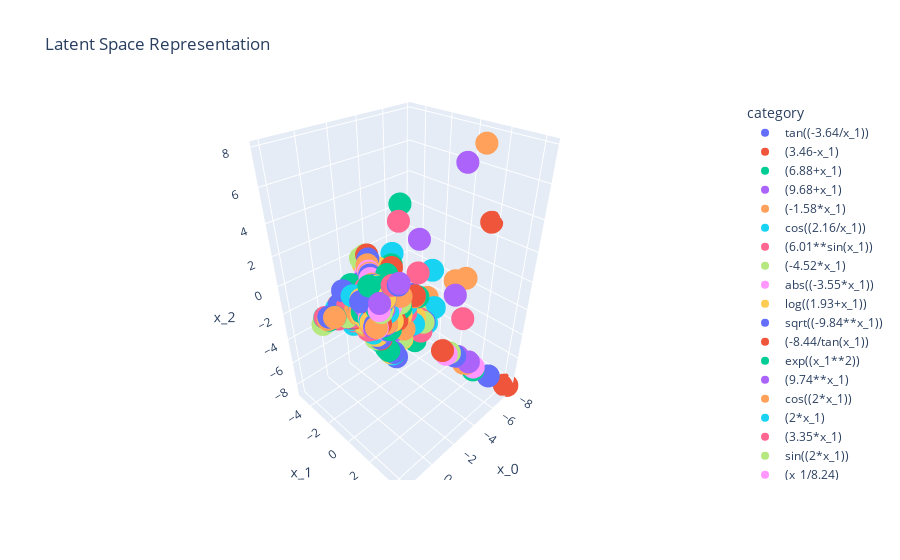

This figure's notebook cell:
### Code cell
from plotly.offline import plot
import plotly.express as px

fig = px.scatter_3d(
    df,
    x="x_0",
    y="x_1",
    z="x_2",
    color="category",
    title="Latent Space Representation",
    size_max=0.1,
)
plot(fig, filename="latent_space.html", auto_open=False, image="png")
fig.show()
